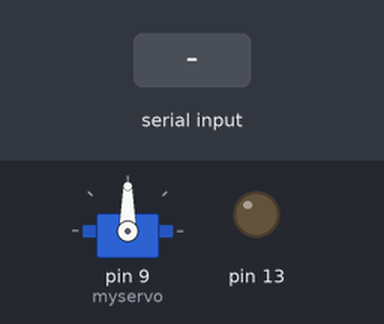
This sketch was run on a simulated Arduino Uno, built with avr-gcc and run on an emulated ATmega328P. On the bench: servo, output pins drawn as LEDs (lit = HIGH). Inputs (shaded band) come from the test bench.

Above: at 1.2 s.
1.3 s: "o" received over Serial
At 2.1 s:
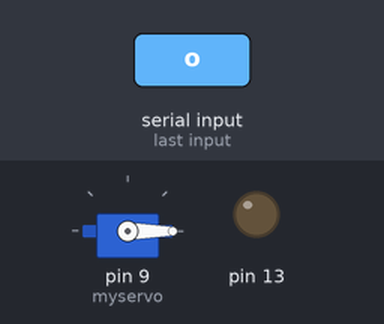
2.8 s: "c" received over Serial
At 3.3 s:
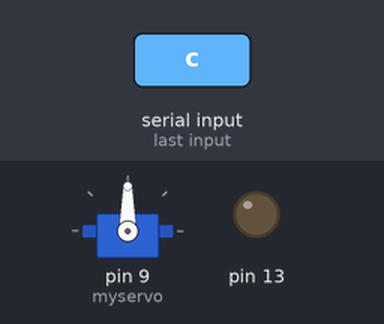
Timing chart, 0 to 5.8 s (numbered marks = the images above; inputs shaded):
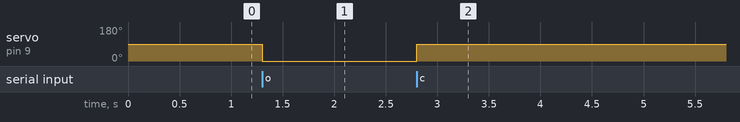

Measured:
- after the input at 1.3 s, servo on pin 9 (myservo): 90° → 0° at once
- after the input at 2.8 s, servo on pin 9 (myservo): 0° → 90° at once

The sketch:

punch_machine.ino
```cpp
#include <Servo.h>
int incomingByte = 0; // for incoming serial data

Servo myservo;  // create servo object to control a servo
// twelve servo objects can be created on most boards

int pos = 0;    // variable to store the servo position

bool isClosed = true;

void setup() {
  myservo.attach(9);  // attaches the servo on pin 9 to the servo object
  pinMode(13, "INPUT");
  Serial.begin(9600);
}

void loop() {
  // send data only when you receive data:
  if (Serial.available() > 0) {
    // read the incoming byte:
    incomingByte = Serial.read();

    if(incomingByte == 'c'){
      isClosed = true;
    } else if (incomingByte == 'o'){
      isClosed = false;
    }
  }
  if(isClosed){
    myservo.write(90);
  } else {
    myservo.write(0);
  }
}
```
